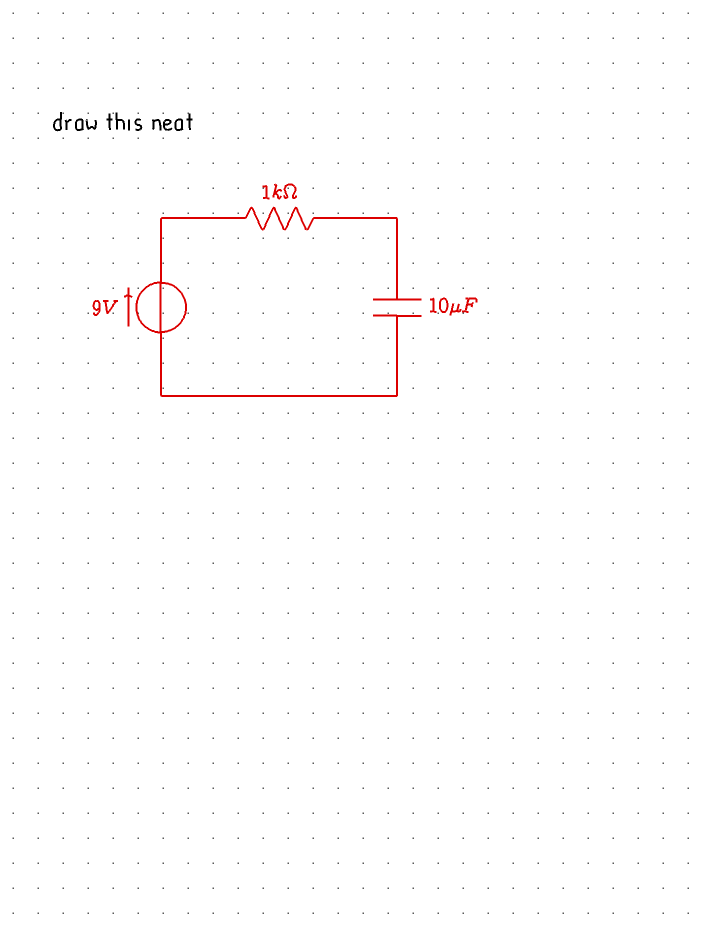
#> input picture host/evalpages/circuit-rc.png, 1404 x 1872 px (shown at 1/2 size)
$ python -i screen.py   (imports and definitions only)
#> lines starting #> are read from the running program, lines starting #| are printed output that depends on the picture; after the words box and inside, x2 and y2 are one past the last pixel; in counts of white or black regions, pixels touching at a corner belong together
#> further down, picture is the input picture: PIL image 1404x1872 RGB; mean R, G, B 254, 253.1, 253.1
"""
screen.py — Smriti screenshot + workarea layer (separate from pen capture).

Reads the screen from xochitl's memory over the persistent tablet shell
(goMarkableStream, SMRITI_SCREEN_URL, only as fallback) and turns real pixels into placement facts: where ink
is, where free space is.

Layer test CLI:
    python host/screen.py shot out.png     # grab a screenshot
    python host/screen.py floor            # lowest inked row
    python host/screen.py bands            # free horizontal bands
"""

from __future__ import annotations

import os
import sys

import numpy as np
from PIL import Image

CANVAS_W, CANVAS_H = 1404, 1872


def screen_url() -> str:
    return os.environ.get("SMRITI_SCREEN_URL", "https://10.11.99.1:2001")


# rM2 fw >= 3.24: xochitl keeps the screen as BGRA 1404x1872 in the anonymous
# mapping right after /dev/fb0, at +2629632 (+8 header) -- goMarkableStream
# internal/remarkable/pointer.go + detect.go; checked on fw 3.27 by
# cross-correlating against a gms frame (2026-09-30). 2629632 = 642 pages.
FB_OFFSET, FB_PAGES = 2629632, 2568          # 2568 pages >= 8 + 1404*1872*4
FB_SCRIPT = ("p=$(pidof xochitl) && a=$(grep -A1 /dev/fb0 /proc/$p/maps | tail -n1 | "
             "cut -d- -f1) && dd if=/proc/$p/mem bs=4096 "
             f"skip=$(((0x$a+{FB_OFFSET})/4096)) count={FB_PAGES} 2>/dev/null | gzip -1")


# [59 lines left out: functions fb_decode, fb_screenshot, screenshot, gms_screenshot, not called in this run]


# xochitl UI that shows up in screenshots but is NOT page ink: toolbar column
# (black tool block + icons when the toolbar is open), top row (toolbar
# toggle, close), and the Smriti floating eye (bottom-right). Unmasked, an
# open toolbar read as ink rows 112-1830 -> "no room" on a blank page
# (device, 2026-09-26).
UI_BOXES = [(0, 0, 120, CANVAS_H), (0, 0, CANVAS_W, 100),
            (1290, 1760, CANVAS_W, CANVAS_H),
            # ~5 s after a page turn: 'Page n of m' label + scrollbar (run 7).
            # ponytail: fixed boxes also hide real ink there; mask by time if it bites
            (560, 1810, 850, CANVAS_H), (1335, 0, 1365, CANVAS_H)]


# [22 lines left out: functions ink_mask, stroke_mask, not called in this run]


def _ink_rows(img: Image.Image, min_px: int) -> np.ndarray:
    return stroke_mask(img).sum(axis=1) >= min_px


# [23 lines left out: functions ink_floor, free_bands, not called in this run]


def looks_corrupt(img: Image.Image, frac: float = 0.04) -> bool:
    """goMarkableStream sometimes serves a stale/offset buffer after
    xochitl redraws: wide bands of dense noise. On a paper-white page no
    real row is >40% dark; many such rows = garbage frame."""
    a = np.asarray(img.convert("L").resize((CANVAS_W, CANVAS_H))) < 100
    return float((a.sum(axis=1) > CANVAS_W * 0.4).mean()) > frac


def looks_valid(img: Image.Image, template: str = "dots",
                grid_min: float = 0.25) -> bool:
    """Frame sanity gate — placement facts must never come from a corrupt/
    offset/rotated buffer. Checks (calibrated on real gms frames: good page
    mean≈245 dark≈4% grid-peak≈0.54; corrupt sample mean≈164 dark≈34%):
      1. paper mostly white (mean > 200, dark < 25%)
      2. no dense noise bands (looks_corrupt)
      3. template='dots': the dot grid shows as a column-projection
         autocorrelation peak (lag 20-120 px). Offset/wraparound/rotated
         buffers scramble it. Set [screen] template='none' for blank/lined
         notebooks.
    ponytail: grid_min=0.25 measured on one device — recalibrate knob if a
    heavily-inked page ever false-rejects (fallback is floor-only, safe)."""
#> called with template = 'dots', grid_min = 0.25
    a = np.asarray(img.convert("L").resize((CANVAS_W, CANVAS_H)))
    dark = a < 100
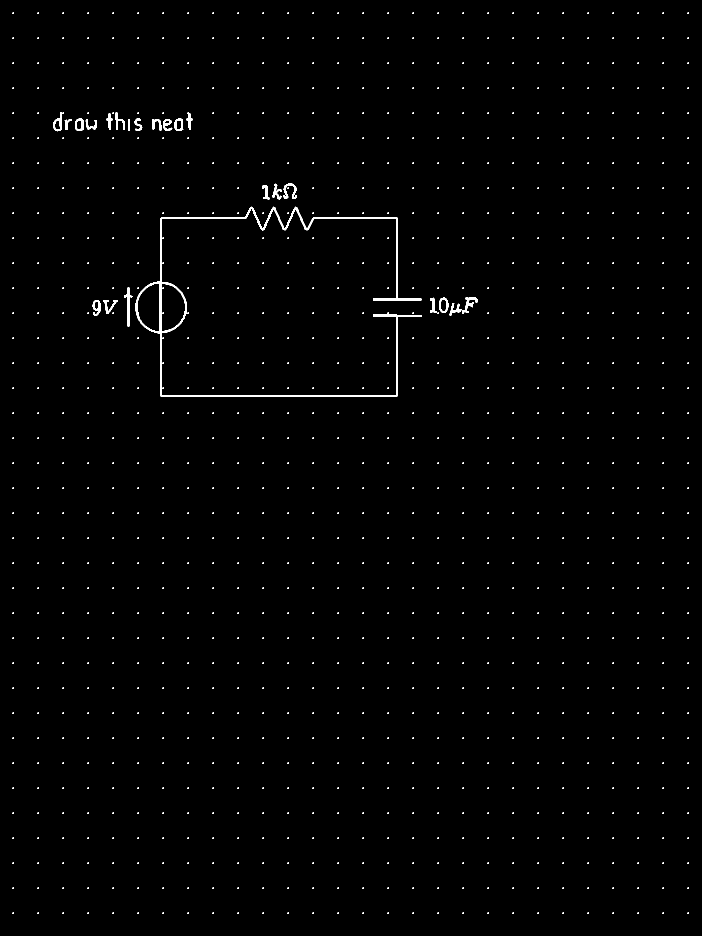
#> dark: shape (1872, 1404) bool (shown at 1/2 size); 0.88% white; 1055 white regions (1032 under 20 px), largest, box (x1, y1, x2, y2) and area: (271, 413, 843, 794) 8923, (248, 575, 265, 653) 364, (566, 367, 594, 398) 330
    if a.mean() < 200 or dark.mean() > 0.25 or looks_corrupt(img):
        return False
    if template == "dots":
        # clip per-column ink: long vertical strokes (graph axes, circuit
        # wires) otherwise drown the dot-grid period — an inked plot page
        # measured 0.19 raw, 0.50 clipped (device, 2026-09-26)
        # Either axis may carry the period: ink confined to a row band
        # (erase residue across 1000 columns, device 2026-09-29) drowns the
        # column projection but not the row one. Offset/wraparound noise
        # scrambles both.
        def peak(p):
            p = np.minimum(p, max(4.0, 2 * float(np.percentile(p, 75)))).astype(float)
#> p = 1404 values, max 28 at index 25, min 0 at index 0, mean 8.77
            p -= p.mean()
#> p = 1404 values, max 19.23 at index 25, min -8.77 at index 0, mean 3.24e-16
            ac = np.correlate(p, p, "full")[p.size - 1:]
#> ac = 1404 values, max 132412 at index 0, min -29175.1 at index 732, mean 47.16
            return float(max(ac[20:120]) / ac[0]) if ac[0] > 0 else 0.0
        if max(peak(dark.sum(axis=0)), peak(dark.sum(axis=1))) < grid_min:
            return False
    return True


# [65 lines left out: functions grab, page_diff, main, not called in this run]


# [2 lines not run here, left out]

>>> from PIL import Image
>>> picture = Image.open('evalpages/circuit-rc.png')
>>> result = looks_valid(picture)
#> result = True

$ run again, on host/evalpages/real-study-session.png
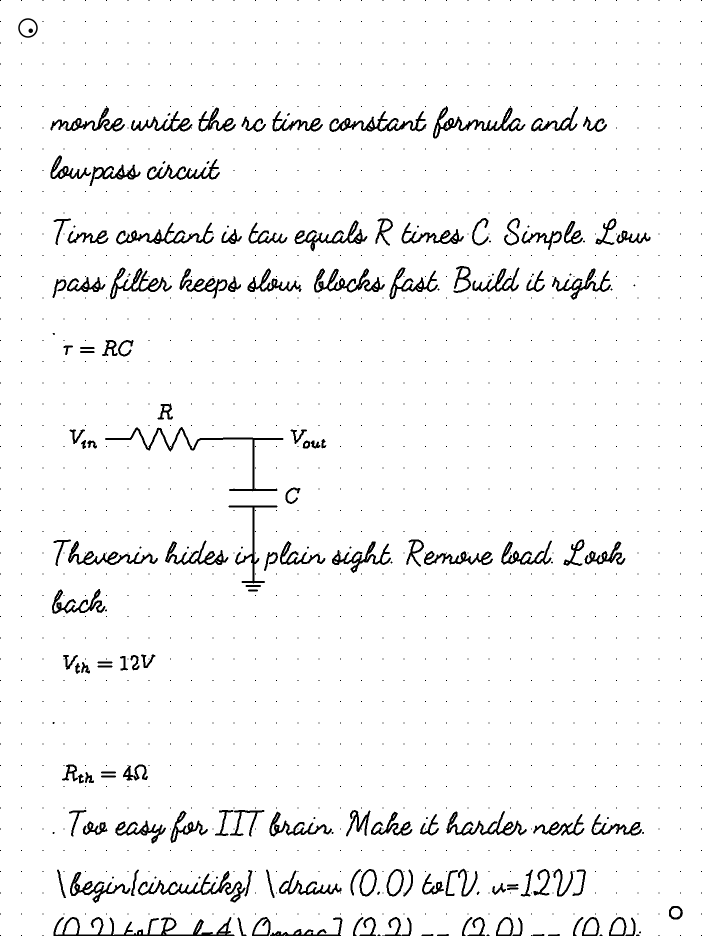
#> input picture host/evalpages/real-study-session.png, 1404 x 1872 px (shown at 1/2 size)
#> picture is the input picture: PIL image 1404x1872 L; min 0, max 255, mean 244.6
#> in looks_valid, `dark = a < 100`:
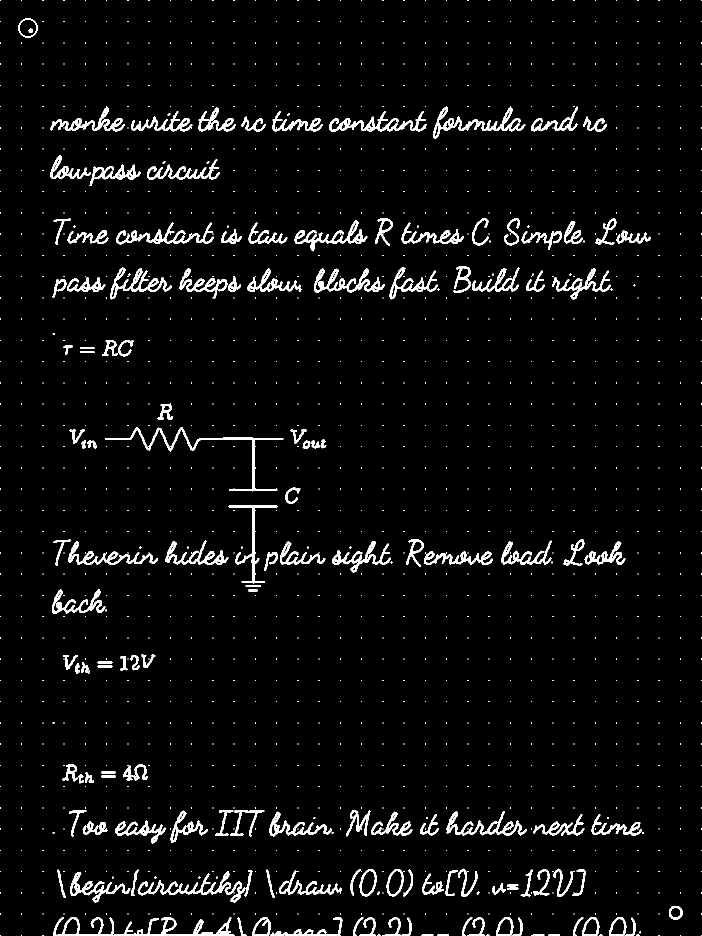
#> dark: shape (1872, 1404) bool (shown at 1/2 size); 4.1% white; 1576 white regions (1431 under 20 px), largest, box (x1, y1, x2, y2) and area: (107, 1834, 469, 1872) 3485, (210, 854, 567, 983) 2857, (275, 1742, 491, 1805) 2666
#> in peak, `p = np.minimum(p, max(4.0, 2 * float(np.percentile(p, 75)))).astype(fl..`: p = 1404 values, max 208 at index 170, min 0 at index 2, mean 76.21
#> in peak, `p -= p.mean()`: p = 1404 values, max 131.8 at index 170, min -76.21 at index 2, mean -3.89e-15
#> ac = 1404 values, max 2742263.9 at index 0, min -542062.9 at index 1127, mean 976.6
#> result = True

$ run again, on host/evalpages/text-cursive.png
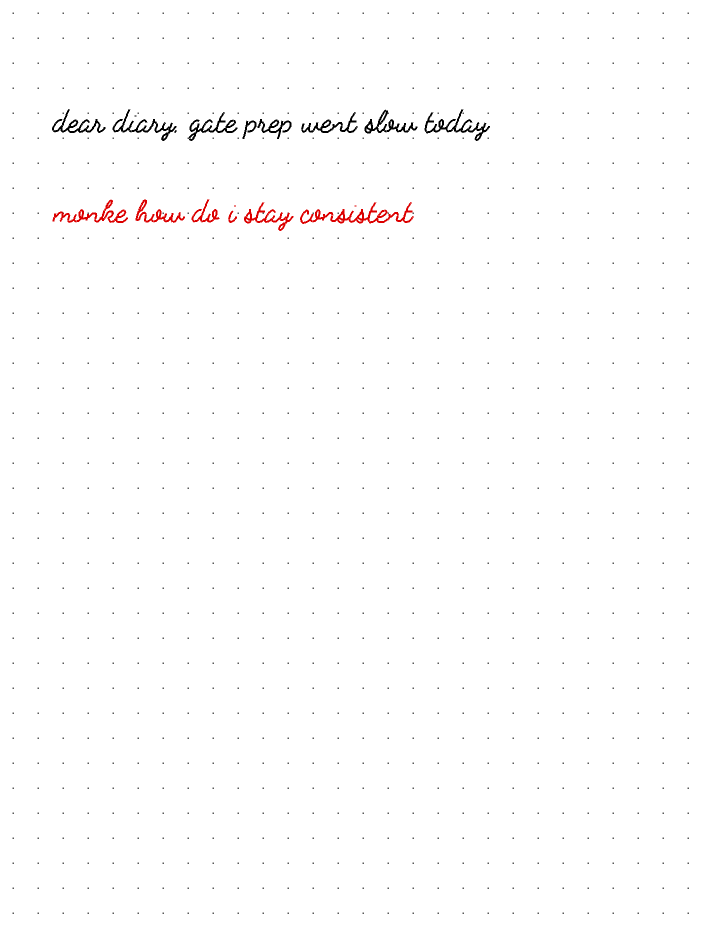
#> input picture host/evalpages/text-cursive.png, 1404 x 1872 px (shown at 1/2 size)
#> picture is the input picture: PIL image 1404x1872 RGB; mean R, G, B 253.5, 252.9, 252.9
#> in looks_valid, `dark = a < 100`:
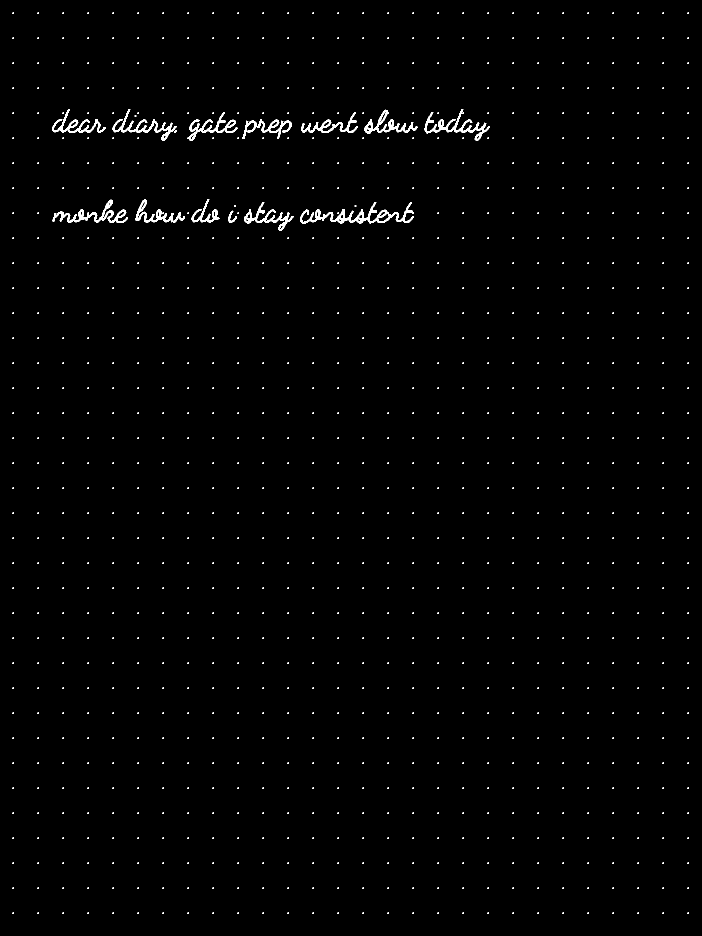
#> dark: shape (1872, 1404) bool (shown at 1/2 size); 0.97% white; 1040 white regions (1026 under 20 px), largest, box (x1, y1, x2, y2) and area: (600, 404, 828, 448) 2470, (105, 399, 256, 446) 1625, (849, 218, 980, 282) 1603
#> in peak, `p = np.minimum(p, max(4.0, 2 * float(np.percentile(p, 75)))).astype(fl..`: p = 1404 values, max 46 at index 25, min 0 at index 0, mean 13.58
#> in peak, `p -= p.mean()`: p = 1404 values, max 32.42 at index 25, min -13.58 at index 0, mean 6.48e-16
#> ac = 1404 values, max 266144.8 at index 0, min -55352.6 at index 724, mean 94.78
#> result = True
